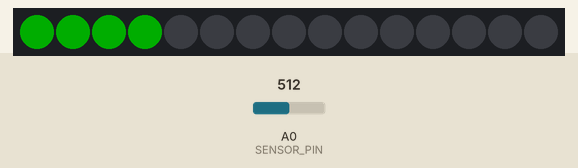
This sketch was run on a simulated Arduino Uno, built with avr-gcc and run on an emulated ATmega328P. On the bench: 15 RGB LEDs in strip order, left to right. Inputs (shaded band) come from the test bench; at power-on: A0 (SENSOR_PIN) = 512. Dim RGB values are drawn brighter than linear; colours are those a GRB WS2812 strip shows for the declared byte order.

Above: at 1.2 s.
1.3 s: A0 (SENSOR_PIN) set to 389
At 2.5 s:
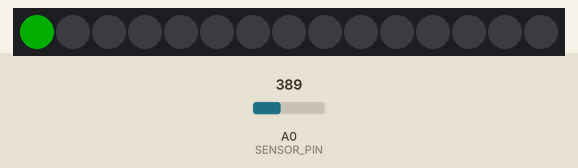
2.8 s: A0 (SENSOR_PIN) set to 354
4.3 s: A0 (SENSOR_PIN) set to 1023
At 4.9 s:
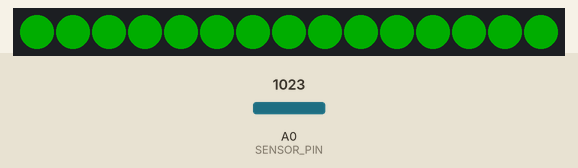
5.8 s: A0 (SENSOR_PIN) set to 991
7.3 s: A0 (SENSOR_PIN) set to 970
8.8 s: A0 (SENSOR_PIN) set to 306
At 9.6 s:
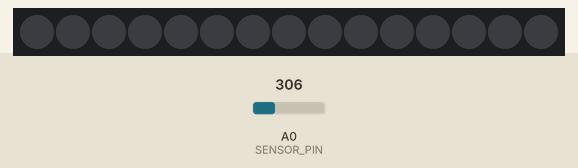
Timing chart, 0 to 11.3 s (numbered marks = the images above; inputs shaded):
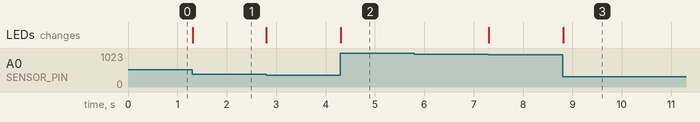

The sketch:

PhotoResistorWithLEDs.ino
```cpp
#include <FastLED.h>

#define SENSOR_PIN A0
#define NUM_LEDS 15
#define LED_DATA_PIN 2

int sensorValue = 0;

float dark = 350;
float light = 1000;
float value = 0;

CRGB leds[NUM_LEDS];

void setup() {
  Serial.begin(9600);
  FastLED.addLeds<WS2812B, LED_DATA_PIN, RGB>(leds, NUM_LEDS);
  FastLED.setBrightness(50);
}

void loop() {
  // read the value from the sensor:
  sensorValue = analogRead(SENSOR_PIN);
  value = constrain((sensorValue - dark)/(light - dark), 0, 1);

  int numLedsOn = round(value * NUM_LEDS);

  for (int i = 0; i < 15; i ++) {
    if (i < numLedsOn) {
      leds[i] = CRGB::Red;
    } else {
      leds[i] = CRGB::Black;
    }
  }

  FastLED.show();
  delay(10);
}
```

Measured:
- after the input at 1.3 s, the LEDs: change at once (image 1)
- after the input at 4.3 s, the LEDs: change at once (image 2)
- after the input at 5.8 s, every drawn part: stays the same
- after the input at 8.8 s, the LEDs: change at once (image 3)
